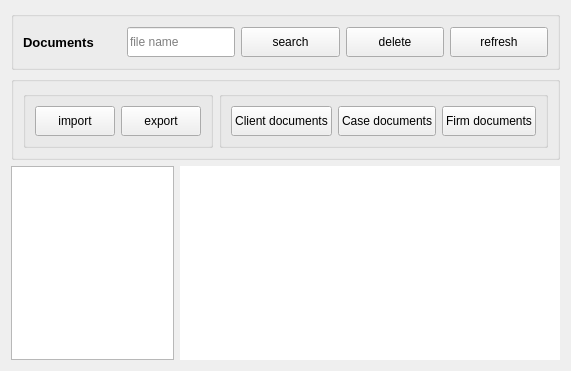
          <widget class="QWidget" name="documents">
           <layout class="QVBoxLayout" name="verticalLayout_10">
            <item>
             <layout class="QVBoxLayout" name="verticalLayout_9">
              <item>
               <widget class="QGroupBox" name="groupBox">
                <layout class="QHBoxLayout" name="horizontalLayout_18">
                 <property name="topMargin">
                  <number>10</number>
                 </property>
                 <property name="bottomMargin">
                  <number>10</number>
                 </property>
                 <item alignment="Qt::AlignLeft">
                  <widget class="QLabel" name="label_21">
                   <property name="font">
                    <font>
                     <pointsize>10</pointsize>
                     <weight>75</weight>
                     <bold>true</bold>
                    </font>
                   </property>
                   <property name="text">
                    <string>Documents</string>
                   </property>
                  </widget>
                 </item>
                 <item alignment="Qt::AlignRight">
                  <widget class="QLineEdit" name="lineEdit_searchDocs">
                   <property name="minimumSize">
                    <size>
                     <width>0</width>
                     <height>30</height>
                    </size>
                   </property>
                   <property name="maximumSize">
                    <size>
                     <width>200</width>
                     <height>30</height>
                    </size>
                   </property>
                   <property name="baseSize">
                    <size>
                     <width>0</width>
                     <height>0</height>
                    </size>
                   </property>
                   <property name="placeholderText">
                    <string>file name</string>
                   </property>
                  </widget>
                 </item>
                 <item>
                  <widget class="QPushButton" name="pushButton_searchDocs">
                   <property name="minimumSize">
                    <size>
                     <width>0</width>
                     <height>30</height>
                    </size>
                   </property>
                   <property name="maximumSize">
                    <size>
                     <width>100</width>
                     <height>30</height>
                    </size>
                   </property>
                   <property name="baseSize">
                    <size>
                     <width>0</width>
                     <height>0</height>
                    </size>
                   </property>
                   <property name="text">
                    <string>search</string>
                   </property>
                   <property name="icon">
                    <iconset resource="images/icons/icons.qrc">
                     <normaloff>:/new/general/gnome-searchtool.png</normaloff>:/new/general/gnome-searchtool.png</iconset>
                   </property>
                  </widget>
                 </item>
                 <item>
                  <widget class="QPushButton" name="pushButton_delDoc">
                   <property name="minimumSize">
                    <size>
                     <width>0</width>
                     <height>30</height>
                    </size>
                   </property>
                   <property name="maximumSize">
                    <size>
                     <width>100</width>
                     <height>30</height>
                    </size>
                   </property>
                   <property name="baseSize">
                    <size>
                     <width>0</width>
                     <height>0</height>
                    </size>
                   </property>
                   <property name="text">
                    <string>delete</string>
                   </property>
                   <property name="icon">
                    <iconset resource="images/icons/icons.qrc">
                     <normaloff>:/new/general/Gnome-Edit-Delete-64.png</normaloff>:/new/general/Gnome-Edit-Delete-64.png</iconset>
                   </property>
                  </widget>
                 </item>
                 <item>
                  <widget class="QPushButton" name="pushButton_refreshDocs">
                   <property name="minimumSize">
                    <size>
                     <width>0</width>
                     <height>30</height>
                    </size>
                   </property>
                   <property name="maximumSize">
                    <size>
                     <width>100</width>
                     <height>30</height>
                    </size>
                   </property>
                   <property name="baseSize">
                    <size>
                     <width>0</width>
                     <height>0</height>
                    </size>
                   </property>
                   <property name="text">
                    <string>refresh</string>
                   </property>
                   <property name="icon">
                    <iconset resource="images/icons/icons.qrc">
                     <normaloff>:/new/general/Gnome-View-Refresh-64.png</normaloff>:/new/general/Gnome-View-Refresh-64.png</iconset>
                   </property>
                  </widget>
                 </item>
                </layout>
               </widget>
              </item>
              <item>
               <widget class="QGroupBox" name="groupBox_5">
                <property name="minimumSize">
                 <size>
                  <width>0</width>
                  <height>0</height>
                 </size>
                </property>
                <layout class="QHBoxLayout" name="horizontalLayout_21">
                 <item alignment="Qt::AlignLeft">
                  <widget class="QGroupBox" name="groupBox">
                   <property name="title">
                    <string/>
                   </property>
                   <layout class="QHBoxLayout" name="horizontalLayout_22">
                    <item>
                     <widget class="QPushButton" name="pushButton_searchDocs_2">
                      <property name="minimumSize">
                       <size>
                        <width>0</width>
                        <height>30</height>
                       </size>
                      </property>
                      <property name="maximumSize">
                       <size>
                        <width>150</width>
                        <height>30</height>
                       </size>
                      </property>
                      <property name="baseSize">
                       <size>
                        <width>0</width>
                        <height>0</height>
                       </size>
                      </property>
                      <property name="text">
                       <string>import</string>
                      </property>
                      <property name="icon">
                       <iconset resource="images/icons/icons.qrc">
                        <normaloff>:/new/general/Gnome-Go-Down-64.png</normaloff>:/new/general/Gnome-Go-Down-64.png</iconset>
                      </property>
                     </widget>
                    </item>
                    <item>
                     <widget class="QPushButton" name="pushButton_export">
                      <property name="minimumSize">
                       <size>
                        <width>0</width>
                        <height>30</height>
                       </size>
                      </property>
                      <property name="maximumSize">
                       <size>
                        <width>16777215</width>
                        <height>30</height>
                       </size>
                      </property>
                      <property name="text">
                       <string>export</string>
                      </property>
                      <property name="icon">
                       <iconset resource="images/icons/icons.qrc">
                        <normaloff>:/new/general/Gnome-Go-Up-64.png</normaloff>:/new/general/Gnome-Go-Up-64.png</iconset>
                      </property>
                     </widget>
                    </item>
                   </layout>
                  </widget>
                 </item>
                 <item>
                  <widget class="QGroupBox" name="groupBox">
                   <layout class="QHBoxLayout" name="horizontalLayout_20">
                    <item>
                     <widget class="QPushButton" name="pushButton">
                      <property name="minimumSize">
                       <size>
                        <width>0</width>
                        <height>30</height>
                       </size>
                      </property>
                      <property name="maximumSize">
                       <size>
                        <width>16777215</width>
                        <height>30</height>
                       </size>
                      </property>
                      <property name="text">
                       <string>Client documents</string>
                      </property>
                      <property name="icon">
                       <iconset resource="images/icons/icons.qrc">
                        <normaloff>:/new/general/Gnome-Stock-Person-64.png</normaloff>:/new/general/Gnome-Stock-Person-64.png</iconset>
                      </property>
                     </widget>
                    </item>
                    <item>
                     <widget class="QPushButton" name="pushButton_2">
                      <property name="minimumSize">
                       <size>
                        <width>0</width>
                        <height>30</height>
                       </size>
                      </property>
                      <property name="maximumSize">
                       <size>
                        <width>16777215</width>
                        <height>30</height>
                       </size>
                      </property>
                      <property name="text">
                       <string>Case documents</string>
                      </property>
                      <property name="icon">
                       <iconset resource="images/icons/icons.qrc">
                        <normaloff>:/new/menu/Gnome-Applications-Office-64.png</normaloff>:/new/menu/Gnome-Applications-Office-64.png</iconset>
                      </property>
                     </widget>
                    </item>
                    <item>
                     <widget class="QPushButton" name="pushButton_3">
                      <property name="minimumSize">
                       <size>
                        <width>0</width>
                        <height>30</height>
                       </size>
                      </property>
                      <property name="maximumSize">
                       <size>
                        <width>16777215</width>
                        <height>30</height>
                       </size>
                      </property>
                      <property name="text">
                       <string>Firm documents</string>
                      </property>
                      <property name="icon">
                       <iconset resource="images/icons/icons.qrc">
                        <normaloff>:/new/menu/Gnome-Go-Home-64.png</normaloff>:/new/menu/Gnome-Go-Home-64.png</iconset>
                      </property>
                     </widget>
                    </item>
                   </layout>
                  </widget>
                 </item>
                </layout>
               </widget>
              </item>
             </layout>
            </item>
            <item>
             <layout class="QHBoxLayout" name="horizontalLayout_19" stretch="3,7">
              <item>
               <widget class="QFrame" name="frame_6">
                <property name="minimumSize">
                 <size>
                  <width>100</width>
                  <height>0</height>
                 </size>
                </property>
                <property name="frameShape">
                 <enum>QFrame::StyledPanel</enum>
                </property>
                <property name="frameShadow">
                 <enum>QFrame::Raised</enum>
                </property>
                <layout class="QVBoxLayout" name="verticalLayout_11">
                 <property name="leftMargin">
                  <number>0</number>
                 </property>
                 <property name="topMargin">
                  <number>0</number>
                 </property>
                 <property name="rightMargin">
                  <number>0</number>
                 </property>
                 <property name="bottomMargin">
                  <number>0</number>
                 </property>
                 <item>
                  <widget class="QTreeView" name="treeView">
                   <property name="frameShape">
                    <enum>QFrame::NoFrame</enum>
                   </property>
                   <property name="frameShadow">
                    <enum>QFrame::Plain</enum>
                   </property>
                  </widget>
                 </item>
                </layout>
               </widget>
              </item>
              <item>
               <widget class="QTableView" name="tableView_docs">
                <property name="frameShape">
                 <enum>QFrame::NoFrame</enum>
                </property>
                <property name="frameShadow">
                 <enum>QFrame::Plain</enum>
                </property>
                <property name="alternatingRowColors">
                 <bool>true</bool>
                </property>
                <property name="selectionBehavior">
                 <enum>QAbstractItemView::SelectRows</enum>
                </property>
                <property name="showGrid">
                 <bool>false</bool>
                </property>
                <property name="wordWrap">
                 <bool>false</bool>
                </property>
                <attribute name="horizontalHeaderVisible">
                 <bool>false</bool>
                </attribute>
                <attribute name="verticalHeaderVisible">
                 <bool>false</bool>
                </attribute>
               </widget>
              </item>
             </layout>
            </item>
           </layout>
          </widget>
